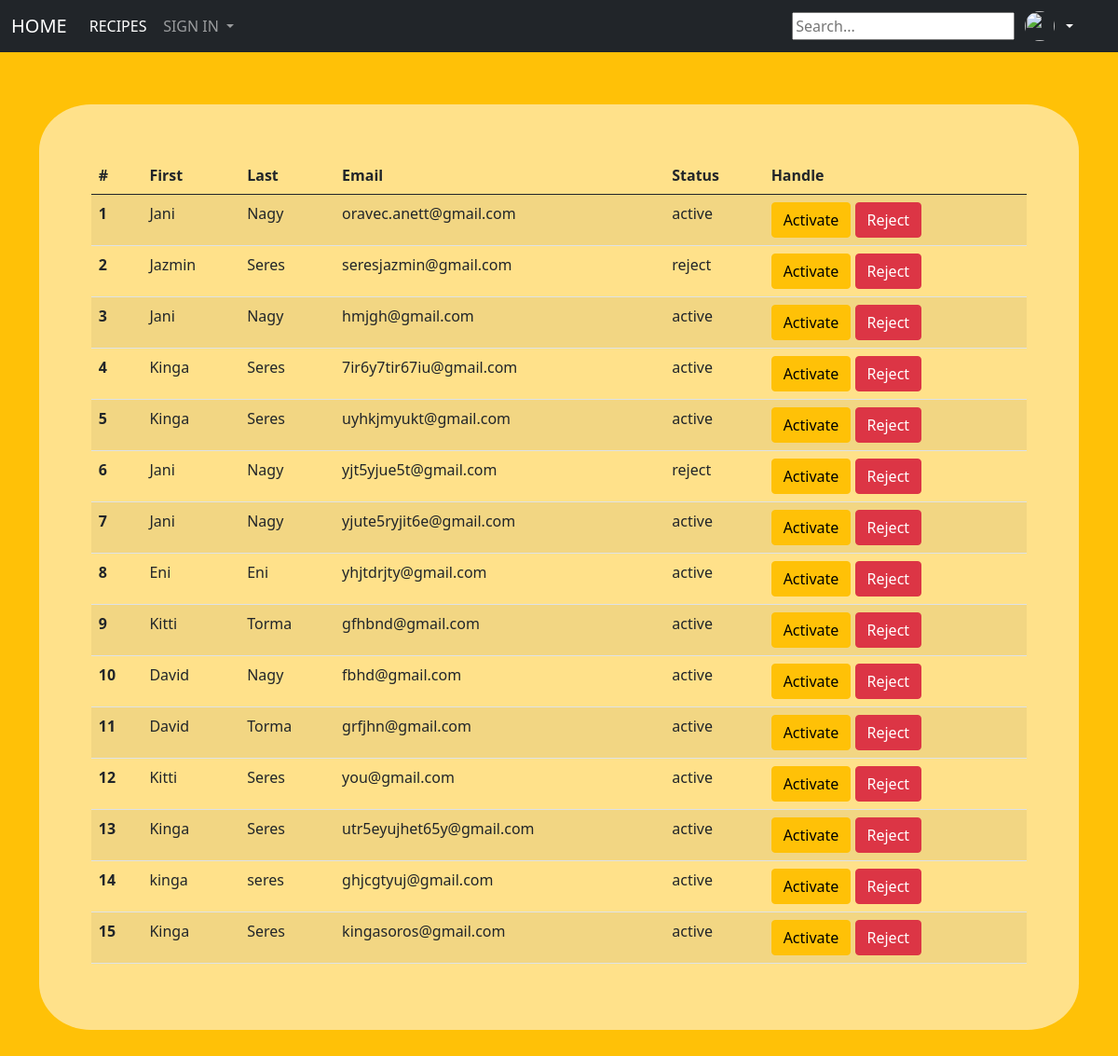
The app's page /html/adm.php, older data.
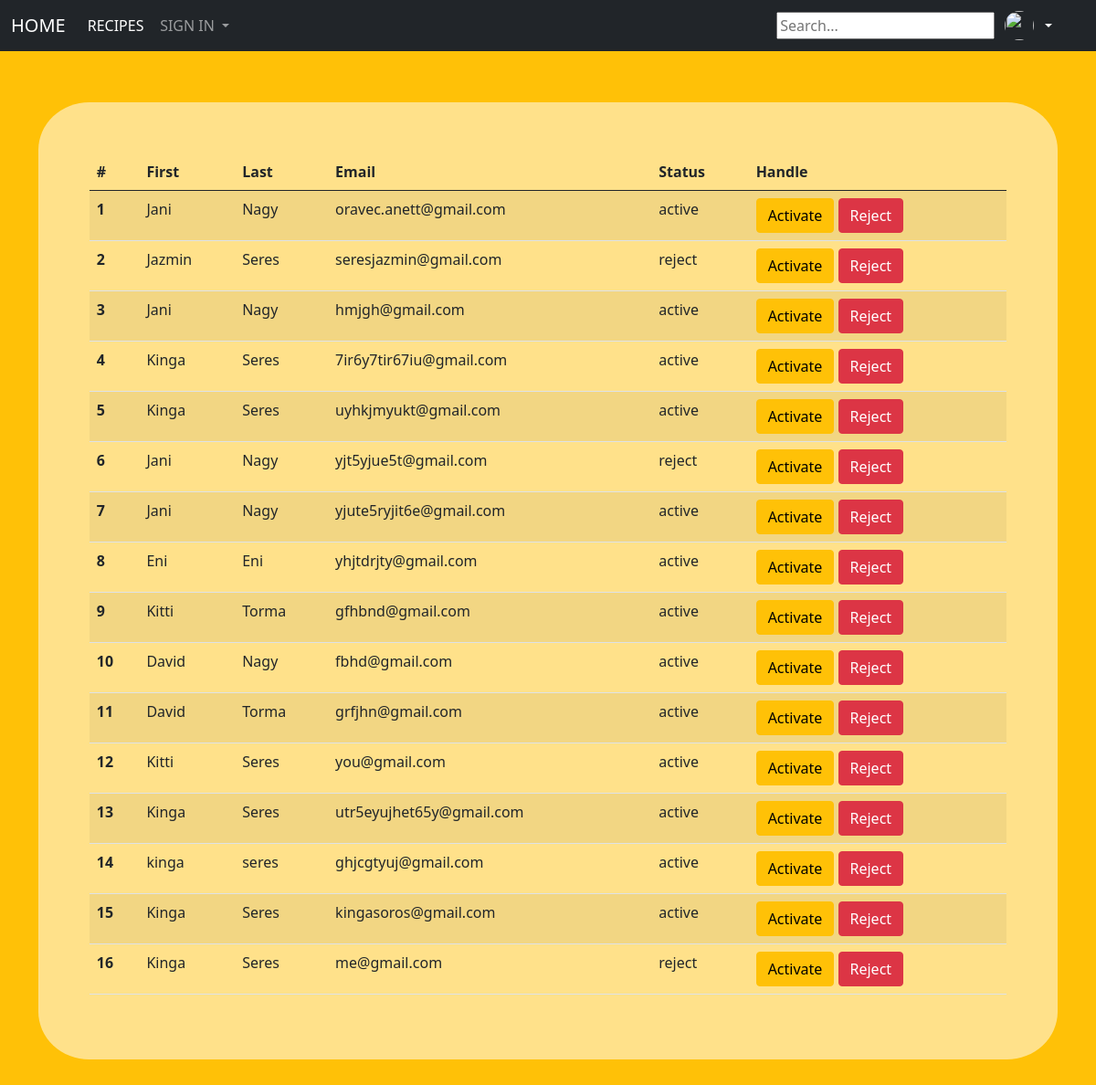
The same page, newer data.
### tables this page shows
CREATE TABLE `profil` (
  `profil_id` int(11) NOT NULL,
  `password` varchar(255) NOT NULL,
  `last_name` varchar(140) NOT NULL,
  `phone_numb` int(11) NOT NULL,
  `user_name` varchar(140) NOT NULL,
  `first_name` varchar(140) NOT NULL,
  `email` varchar(255) NOT NULL,
  `activated` tinyint(1) DEFAULT 0,
  `activation_token` varchar(64) NOT NULL,
  `activation_expire` datetime DEFAULT current_timestamp(),
  `forgotten_password_token` varchar(255) NOT NULL,
  `forgotten_password_expires` datetime NOT NULL DEFAULT current_timestamp(),
  `img` varchar(255) NOT NULL,
  `admin` tinyint(1) NOT NULL
);

### html/adm.php (the view, shortened to what this page needs)
<?php
require "db_conn.php";
$query="SELECT `profil_id`, `last_name`, `first_name`, `email`, `activated` FROM `profil`";
$result = $conn->query($query);
?>
<!DOCTYPE html>
<html>
    <head>
        <link href="https://cdn.jsdelivr.net/npm/bootstrap@5.0.2/dist/css/bootstrap.min.css" rel="stylesheet"
>
        <link rel="stylesheet" href="../style.css">
    </head>
    <body>
      <nav class="navbar navbar-expand-lg navbar-dark bg-dark">
        <div class="container-fluid">
          <a class="navbar-brand" href="../index.php">HOME</a>
          <div class="collapse navbar-collapse" id="navbarSupportedContent">
            <ul class="navbar-nav me-auto mb-2 mb-lg-0">
              <li class="nav-item">
                <a class="nav-link active" aria-current="page" href="rec.php">RECIPES</a>
              </li>
              <li class="nav-item dropdown">
                <a class="nav-link dropdown-toggle" href="sign_in.php" id="navbarDropdown" role="button" data-bs-toggle="dropdown" aria-expanded="false">
                  SIGN IN
                </a>
              </li>
            </ul>
            <form class="d-flex" action="search_ing.php" method="get">
                <input type="text" id="searchInput" onkeyup="showResult(this.value)" placeholder="Search...">
            </form>
          <div class="dropdown">
          <a href="#" class="d-flex align-items-center text-white text-decoration-none dropdown-toggle" id="dropdownUser1"
          data-bs-toggle="dropdown" aria-expanded="false">
          <img src="images/<?php if (isset($_SESSION['img'])) { echo htmlspecialchars($_SESSION['img']); } ?>" alt="" width="32" height="32" class="rounded-circle me-2">
          </a>
        </div>
      </div>
      </div>
    </nav>
      <div class="container">
        <main class="cont_2">
        <table class="table table-striped">
        <thead>
        <tr>
          <th scope="col">#</th>
          <th scope="col">First</th>
          <th scope="col">Last</th>
          <th scope="col">Email</th>
          <th scope="col">Status</th>
          <th scope="col">Handle</th>
        </tr>
      </thead>
      <tbody>
      <?php if ($result->num_rows > 0) {
    $rowNumber = 1;
    while ($row = $result->fetch_assoc()) {
        $id = $row['profil_id'];
        $last_name = $row['last_name'];
        $first_name = $row['first_name'];
        $email = $row['email'];
        $activated = $row['activated'] == 1 ? "active" : "reject";
        echo '<tr>';
        echo '<th scope="row">' . $rowNumber . '</th>';
        echo '<td>' . htmlspecialchars($first_name) . '</td>';
        echo '<td>' . htmlspecialchars($last_name) . '</td>';
        echo '<td>' . htmlspecialchars($email) . '</td>';
        echo '<td>' . htmlspecialchars($activated) . '</td>';
        echo '<td>
                <form action="adm_check.php" method="post" style="display:inline;">
                    <input type="hidden" name="id" value="' . htmlspecialchars($id) . '">
                    <button type="submit" name="action" value="activate" class="btn btn-warning">Activate</button>
                    <button type="submit" name="action" value="reject" class="btn btn-danger">Reject</button>
                </form>
              </td>';
        echo '</tr>';
        $rowNumber++;
    }} ?>
      </tbody>
        </table>
        </main>
    </body>
</html>

Row changes from the older to the newer data that the page shows:
added profil: first_name "Kinga", last_name "Seres", email "me@gmail.com", activated "reject"
